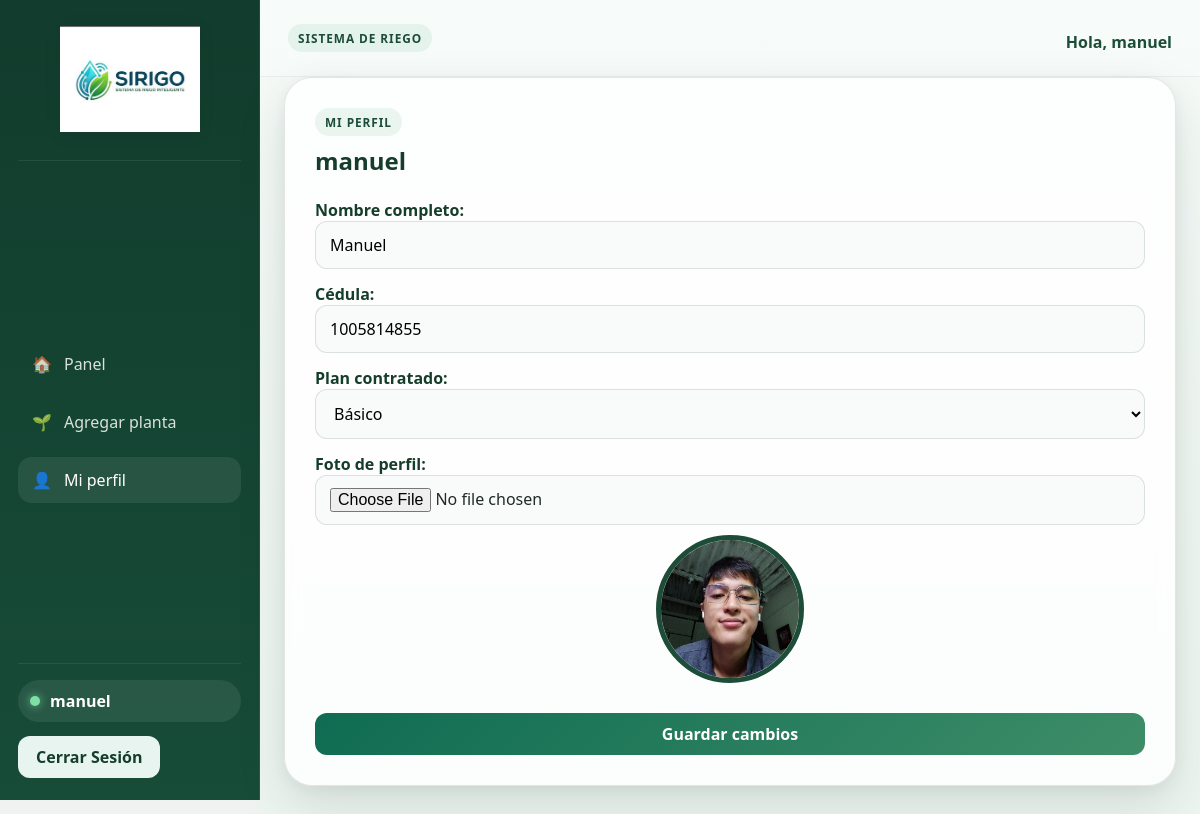
The page /perfil/ (signed in) on the database its author committed.
### riego/models.py (models this page shows, shortened)
class PerfilUsuario(models.Model):
    class Plan(models.TextChoices):
        BASICO = 'basico', 'Básico'
        ESTANDAR = 'estandar', 'Estándar'
        PREMIUM = 'premium', 'Premium'
    user = models.OneToOneField(User, on_delete=models.CASCADE, related_name='perfil')
    nombre = models.CharField(max_length=120, blank=True)
    cedula = models.CharField(max_length=20, blank=True)
    plan = models.CharField(max_length=20, choices=Plan.choices, blank=True)
    foto = models.ImageField(upload_to='perfiles/', blank=True)

### riego/views.py (the view, shortened to what this page needs)
# urls.py: path('perfil/', views.mi_perfil, name='mi_perfil'),
@login_required
@never_cache
def mi_perfil(request):
    perfil, created = PerfilUsuario.objects.get_or_create(user=request.user)
    return render(request, 'riego/perfil.html', {'perfil': perfil})

### riego/templates/riego/perfil.html (shortened to what this page needs)
{% extends 'riego/base.html' %}
{% block contenido %}
    <div class="page-card">
        <div class="page-header">
            <div>
                <span class="section-tag">Mi perfil</span>
                <h2>{{ user.username }}</h2>
            </div>
        </div>
        <form method="post" enctype="multipart/form-data" class="form-layout">
            <div class="form-group">
                <label for="nombre">Nombre completo:</label>
                <input type="text" name="nombre" value="{{ perfil.nombre }}" required>
            </div>
            <div class="form-group">
                <label for="cedula">Cédula:</label>
                <input type="text" name="cedula" value="{{ perfil.cedula }}">
            </div>
            <div class="form-group">
                <label for="plan">Plan contratado:</label>
                <select name="plan">
                    <option value="basico" {% if perfil.plan == 'basico' %}selected{% endif %}>Básico</option>
                </select>
            </div>
            <div class="form-group">
                <label for="foto">Foto de perfil:</label>
                <input type="file" name="foto" accept="image/*">
                {% if perfil.foto %}
                    <img class="plant-photo" src="{{ perfil.foto.url }}" alt="Foto de perfil" style="max-width: 150px; margin-top: 10px; border-radius: 50%;">
                {% endif %}
            </div>
            <button type="submit" class="btn btn-primary">Guardar cambios</button>
        </form>
    </div>
{% endblock %}

### riego/templates/riego/base.html (shortened to what this page needs)
{% load static %}
<!DOCTYPE html>
<html lang="es">
<head>
    <link rel="stylesheet" href="{% static 'riego/css/styles.css' %}?v=8">
</head>
<body>
    <div class="app-shell {% if user.is_authenticated %}app-shell--dashboard{% endif %}">
        {% if user.is_authenticated %}
            <aside class="sidebar">
                <div class="sidebar-brand">
                    <img class="brand-logo-img" src="{% static 'riego/images/logo.jpeg' %}" alt="SIRIGO" style="max-width: 140px; height: auto; display: block; margin: 0 auto 10px;">
                </div>
                <nav class="sidebar-nav" aria-label="Navegación principal">
                    <a class="sidebar-link {% if request.resolver_match.url_name == 'panel' %}is-active{% endif %}" href="{% url 'panel' %}">
                        <span>🏠</span>
                        <span>Panel</span>
                    </a>
                    <a class="sidebar-link " href="{% if user.is_staff %}{% url 'admin_agregar_planta' %}{% else %}{% url 'nueva_planta' %}{% endif %}">
                        <span>🌱</span>
                        <span>Agregar planta</span>
                    </a>
                    {% if not user.is_staff %}
                        <a class="sidebar-link {% if request.resolver_match.url_name == 'mi_perfil' %}is-active{% endif %}" href="{% url 'mi_perfil' %}">
                            <span>👤</span>
                            <span>Mi perfil</span>
                        </a>
                    {% endif %}
                </nav>
                <div class="sidebar-footer">
                    <div class="user-pill">
                        <span class="user-dot"></span>
                        <span>{{ user.username }}</span>
                    </div>
                    <form class="logout-form" method="post" action="{% url 'logout' %}">
                        <button class="btn btn-secondary" type="submit">Cerrar Sesión</button>
                    </form>
                </div>
            </aside>
            <div class="main-panel">
                <header class="content-topbar">
                    <div>
                        <span class="section-tag">Sistema de riego</span>
                    </div>
                    <div class="content-topbar__meta">
                        <span>Hola, {{ user.username }}</span>
                    </div>
                </header>
        {% endif %}
        <main class="{% if user.is_authenticated %}page-content page-content--compact app-content-auth{% else %}page-content{% endif %}">
            {% block contenido %}{% endblock %}
        </main>
        {% if user.is_authenticated %}
            </div>
        {% endif %}
    </div>
</body>
</html>

### rows shown on the page
PerfilUsuario: nombre "Manuel", cedula "1005814855", foto (picture)

### other values the page prints
{{ user.username }} "manuel"
